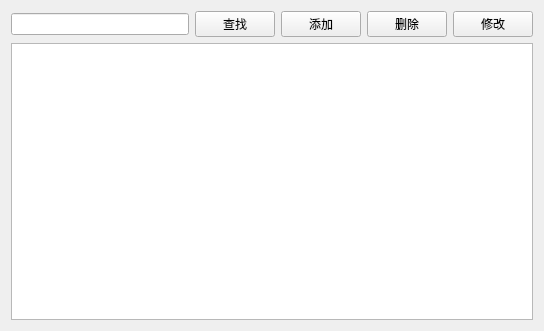
<?xml version="1.0" encoding="UTF-8"?>
<ui version="4.0">
 <class>PatientView</class>
 <widget class="QWidget" name="PatientView">
  <property name="geometry">
   <rect>
    <x>0</x>
    <y>0</y>
    <width>544</width>
    <height>331</height>
   </rect>
  </property>
  <property name="windowTitle">
   <string>Form</string>
  </property>
  <layout class="QGridLayout" name="gridLayout">
   <item row="0" column="0">
    <layout class="QVBoxLayout" name="verticalLayout">
     <item>
      <layout class="QHBoxLayout" name="horizontalLayout">
       <item>
        <widget class="QLineEdit" name="txtSearch"/>
       </item>
       <item>
        <widget class="QPushButton" name="btSearch">
         <property name="text">
          <string>查找</string>
         </property>
        </widget>
       </item>
       <item>
        <widget class="QPushButton" name="btAdd">
         <property name="text">
          <string>添加</string>
         </property>
        </widget>
       </item>
       <item>
        <widget class="QPushButton" name="btDelete">
         <property name="text">
          <string>删除</string>
         </property>
        </widget>
       </item>
       <item>
        <widget class="QPushButton" name="btEdit">
         <property name="text">
          <string>修改</string>
         </property>
        </widget>
       </item>
      </layout>
     </item>
    </layout>
   </item>
   <item row="1" column="0">
    <widget class="QTableView" name="tableView"/>
   </item>
  </layout>
 </widget>
 <resources/>
 <connections/>
</ui>
